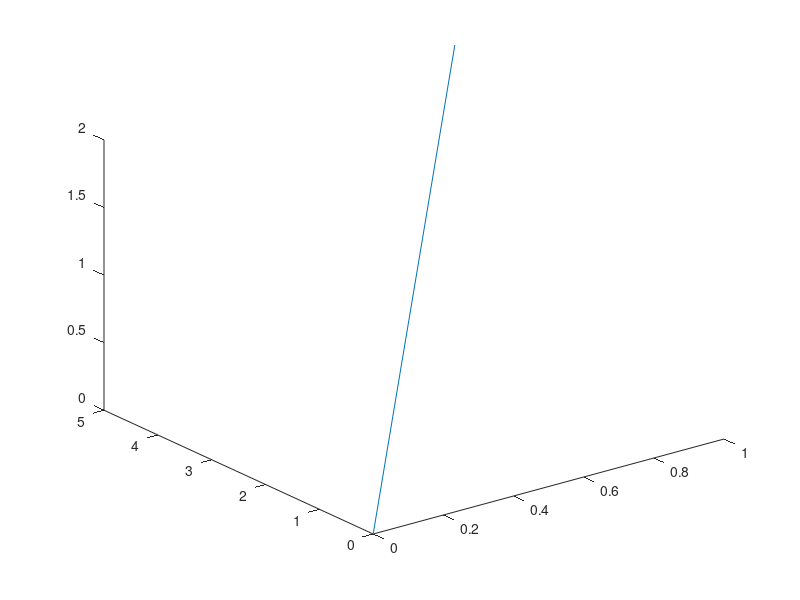

Reproduce this figure in MATLAB. (Note: this script raises an error after producing the figure.)
% draft of what I do in class

figure(1)

v = [1 5 2]'

plot3([0 v(1)],[0 v(2)],[0 v(3)])

hold on
add3axes(5)
hold off
axis off

figure(2)

A = [-1 1; 0 5; 1 2]

for j = 1:100
    x = randn(2,1);
    x = x / norm(x);  % late addition
    subplot(1,2,1)
    hold on
    plot(x(1),x(2),'o')
    subplot(1,2,2)
    hold on
    y = A * x;
    plot3(y(1),y(2),y(3),'o')
end
subplot(1,2,1)
add3axes(2)
view(2)
axis equal
axis off
hold off
subplot(1,2,2)
add3axes(5)
view(3)
axis equal
axis off
hold off
